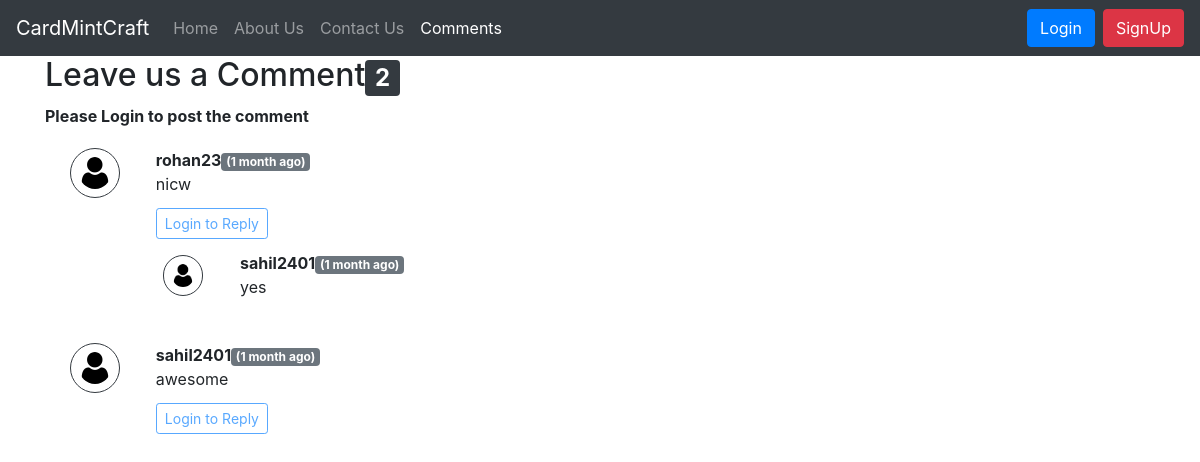
The page /viewComment on the database its author committed.
### cardmaker/models.py (models this page shows, shortened)
class Usercomment(models.Model):
    sno = models.AutoField(primary_key=True)
    comment = models.TextField()
    user = models.ForeignKey(User,on_delete=models.CASCADE)
    parent = models.ForeignKey('self',on_delete=models.CASCADE,null=True)
    timeStamp = models.DateTimeField(default=now)

### cardmaker/views.py (the view)
# urls.py: path('viewComment',views.viewComment,name="viewComment"),
def viewComment(request):
    comments = Usercomment.objects.filter(parent=None)
    replies = Usercomment.objects.exclude(parent=None)
    repDict = {}
    for reply in replies:
        if reply.parent.sno not in repDict.keys():
            repDict[reply.parent.sno] = [reply]
        else:
            repDict[reply.parent.sno].append(reply)
    context = {'comments':comments,'user':request.user,'replyDict':repDict}
    return render(request,'cardmaker/comment.html',context)

### cardmaker/templatetags/extras.py (called while the page is built)
@register.filter(name='get_val')
def get_val(dict,key):
    return dict.get(key)

### templates/cardmaker/comment.html (shortened to what this page needs)
{% extends "base.html" %}
{% block commentactive %} active{% endblock commentactive %}
{% load extras %}
{% load humanize %}
{% block body %}
<div class="container">
    <h2>Leave us a Comment<span class="badge badge-dark">{{comments.count}}</span></h2>
    <div class="my-2">
        {% if user.is_authenticated %}
        <form action="/postComment" method="post"> {% csrf_token %}
            <input type="hidden" name="parentSno" value="">
              <div class="form-group">
                <textarea class="form-control" name="comment" id="comment" rows="3" placeholder="Enter your Comment here"></textarea>
              </div>
              <button type="submit" class="btn btn-primary">Submit</button>
        </form>
        {% else %}
        <p><b>Please Login to post the comment</b></p>
        {% endif %}
    </div>
    {% for comment in comments %}
    <div class="row my-1 mx-0 p-1 comment-box">
        <div class="col-md-1">
            <img class="rounded mx-auto d-block p-2 border border-dark rounded-circle " style=" width: 50px;"
                src="/static/img/user.png" alt="">
        </div>
        <div class="col-md-11 ">
            <b>{{comment.user.username}}</b><span class="badge badge-secondary">({{comment.timeStamp |naturaltime}})</span>
            <div>{{comment.comment}}</div>
            <div class="reply mx-0 mt-2">
                {% if user.is_authenticated %}
                <button class="btn btn-sm btn-outline-primary my-1" type="button" data-toggle="collapse"
                    data-target="#replyBox{{comment.sno}}" aria-expanded="false" aria-controls="collapseExample">
                    Reply
                </button>
                <div class="collapse" id="replyBox{{comment.sno}}">
                    <div class="card card-body my-2">
                        <form action="/postComment" method="post"> {% csrf_token %}
                            <div class="form-group">
                                <label for="comment">Post a Reply</label>
                                <input type="text" class="form-control" name="comment" id="comment"
                                    placeholder="Enter your comment here">
                                <input type="hidden" name="parentSno" value="{{comment.sno}}">
                            </div>
                            <button type="submit" class="btn btn-primary">Submit</button>
                        </form>
                    </div>
                </div>
                {% else %}
                <button class="btn btn-sm btn-outline-primary my-1" type="button" data-toggle="collapse"
                    data-target="#replyBox{{comment.sno}}" aria-expanded="false" aria-controls="collapseExample"
                    disabled>
                    Login to Reply
                </button>
                {% endif %}
                <div class="replies my-2">
                    {% for reply in replyDict|get_val:comment.sno %}
                    <div class="row my-2">
                        <div class="col-md-1">
                            <img class="rounded mx-auto d-block p-2 border border-dark rounded-circle  w-75 my-1"
                                style=" width: 50px;" src="/static/img/user.png" alt="">
                        </div>
                        <div class="col-md-11">
                            <b>{{reply.user.username}}</b><span class="badge badge-secondary">({{reply.timeStamp |naturaltime}})</span>
                            <div>{{reply.comment}}</div>
                            <br>
                        </div>
                    </div>
                    {% endfor %}
                </div>
            </div>
        </div>
    </div>
    {% endfor %}
</div>
{% endblock body %}

### rows shown on the page
Usercomment: user.username "rohan23", timeStamp "1 month ago", comment "nicw"
Usercomment: user.username "sahil2401", timeStamp "1 month ago", comment "yes"
Usercomment: user.username "sahil2401", timeStamp "1 month ago", comment "awesome"

### other values the page prints
{{ comments.count }} "2"
